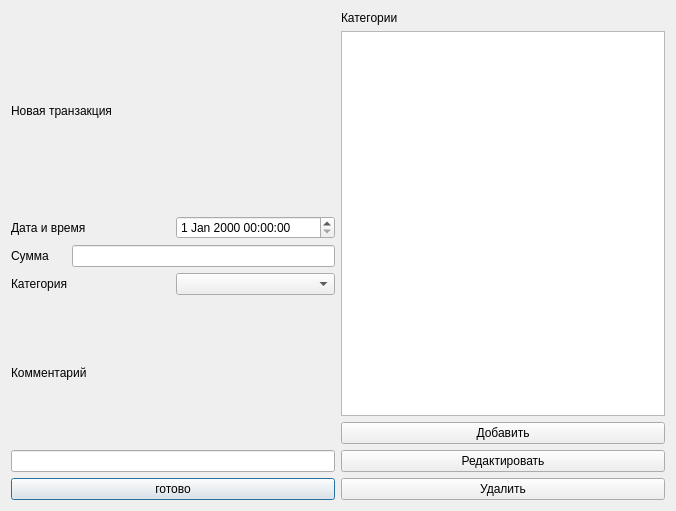
<?xml version="1.0" encoding="UTF-8"?>
<ui version="4.0">
 <class>Dialog</class>
 <widget class="QDialog" name="Dialog">
  <property name="geometry">
   <rect>
    <x>0</x>
    <y>0</y>
    <width>676</width>
    <height>511</height>
   </rect>
  </property>
  <property name="windowTitle">
   <string>Dialog</string>
  </property>
  <layout class="QHBoxLayout" name="horizontalLayout_5">
   <item>
    <layout class="QHBoxLayout" name="global_layout">
     <item>
      <layout class="QVBoxLayout" name="left_layout">
       <item>
        <widget class="QLabel" name="transaction_label">
         <property name="enabled">
          <bool>true</bool>
         </property>
         <property name="text">
          <string>Новая транзакция</string>
         </property>
        </widget>
       </item>
       <item>
        <layout class="QHBoxLayout" name="date_time_layout">
         <item>
          <widget class="QLabel" name="date_time_label">
           <property name="text">
            <string>Дата и время</string>
           </property>
          </widget>
         </item>
         <item>
          <widget class="QDateTimeEdit" name="date_time"/>
         </item>
        </layout>
       </item>
       <item>
        <layout class="QHBoxLayout" name="summ_layout">
         <item>
          <widget class="QLabel" name="summ_label">
           <property name="text">
            <string>Сумма     </string>
           </property>
          </widget>
         </item>
         <item>
          <widget class="QLineEdit" name="summ"/>
         </item>
        </layout>
       </item>
       <item>
        <layout class="QHBoxLayout" name="category_layout">
         <item>
          <widget class="QLabel" name="category_label">
           <property name="text">
            <string>Категория</string>
           </property>
          </widget>
         </item>
         <item>
          <widget class="QComboBox" name="comboBox"/>
         </item>
        </layout>
       </item>
       <item>
        <layout class="QVBoxLayout" name="comment_layout">
         <item>
          <widget class="QLabel" name="comment_label">
           <property name="text">
            <string>Комментарий</string>
           </property>
          </widget>
         </item>
         <item>
          <widget class="QLineEdit" name="comment"/>
         </item>
         <item>
          <widget class="QPushButton" name="finish_button">
           <property name="text">
            <string>готово</string>
           </property>
          </widget>
         </item>
        </layout>
       </item>
      </layout>
     </item>
     <item>
      <layout class="QVBoxLayout" name="right_layout">
       <item>
        <layout class="QVBoxLayout" name="categoty_tree_layout">
         <item>
          <widget class="QLabel" name="category_tree_label">
           <property name="text">
            <string>Категории</string>
           </property>
          </widget>
         </item>
         <item>
          <widget class="QTreeView" name="category_tree"/>
         </item>
        </layout>
       </item>
       <item>
        <layout class="QVBoxLayout" name="buttons_layout">
         <item>
          <widget class="QPushButton" name="add_button">
           <property name="text">
            <string>Добавить</string>
           </property>
          </widget>
         </item>
         <item>
          <widget class="QPushButton" name="edit_button">
           <property name="text">
            <string>Редактировать</string>
           </property>
          </widget>
         </item>
         <item>
          <widget class="QPushButton" name="delete_button">
           <property name="text">
            <string>Удалить</string>
           </property>
          </widget>
         </item>
        </layout>
       </item>
      </layout>
     </item>
    </layout>
   </item>
  </layout>
 </widget>
 <resources/>
 <connections/>
</ui>
